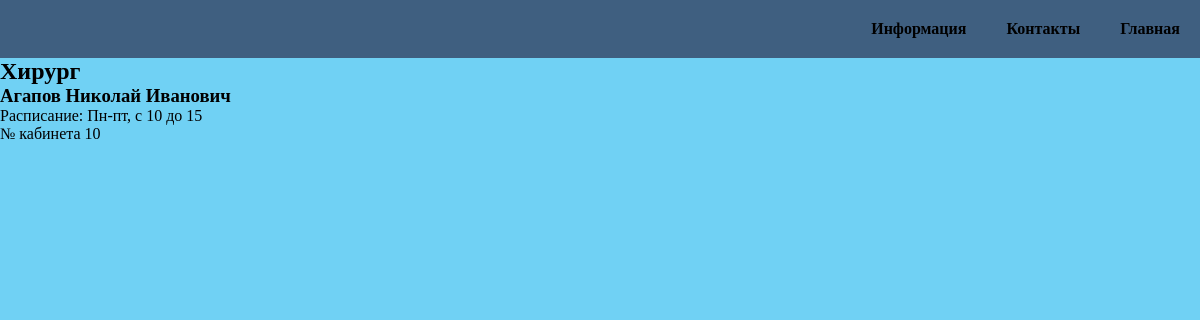
Screenshot of /info_doc/1 with the database file from the repository.
### MedPage1/models.py (models this page shows, shortened)
class Doctors(models.Model):
    doctors_id = models.AutoField(primary_key=True)
    full_name = models.CharField(max_length=80, verbose_name='Ф.И.О. врача')
    sex = models.CharField(max_length=7, choices=(("жен", "женский"), ("муж", "мужской")), verbose_name='Пол')
    date_birth = models.DateField(verbose_name='Дата рождения')
    phone = models.CharField(max_length=11, verbose_name='Телефон')
    specialization = models.CharField(max_length=30, verbose_name='Специализация')
    shedule = models.CharField(max_length=30, verbose_name='График работы')
    office = models.IntegerField(verbose_name='Номер кабинета')
    class Meta:
        verbose_name = "Врач"
        verbose_name_plural = "Врачи"
        ordering = ('full_name',)

### MedPage1/views.py (the view)
# urls.py: path('info_doc/<int:num>', InfoDocView, name="info_docview"),
def InfoDocView(request, num):
    context = {
        "key_all_about1doctor": Doctors.objects.filter(doctors_id=num)
    }
    return render(request, 'infodoc/infodoc.html', context)

### templates/infodoc/infodoc.html
{% extends 'base.html' %}
{% block page-content %}
<div>
    {% for item in key_all_about1doctor %}
        <div>
            <h2>{{item.specialization}}</h2>
            <h3>{{item.full_name}}</h3>
            <p>Расписание: {{item.shedule}}</p>
            <p>№ кабинета {{item.office}}</p>
        </div>
    {% endfor %}
</div>
{% endblock %}

### templates/base.html (shortened to what this page needs)
{% load static %}
<html>
<head>
    <link rel="stylesheet" href="{% static 'css/base.css' %}">
</head>
<body>
    <nav>
        <a href="{% url 'home_view' %}"><b>Главная</b></a>
        <a href="{% url 'contacts_view' %}"><b>Контакты</b></a>
        <a href="{% url 'info_view' %}"><b>Информация</b></a>
    </nav>
{% block page-content %}
{% endblock %}
</body>
</html>

### static/css/base.css (style rules this page uses)
* { padding: 0px; margin: 0px; }
body { background-color: rgba(30, 184, 239, 0.636); }
nav { background-color: rgb(63, 95, 128); display: flex; flex-direction: row-reverse; align-items: center; }
nav a { color:black; text-decoration:none; padding:20px; }

### rows the page displays
Doctors: specialization "Хирург", full_name "Агапов Николай Иванович", shedule "Пн-пт, с 10 до 15", office "10"
